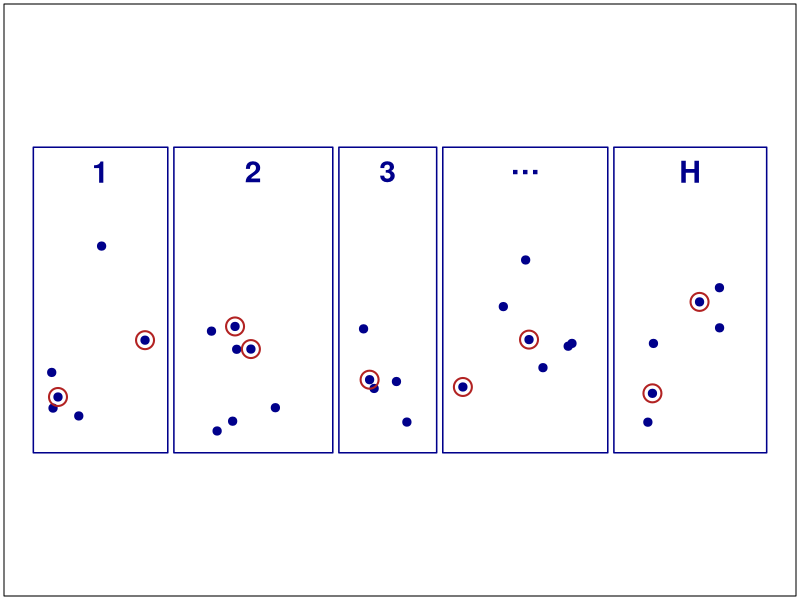
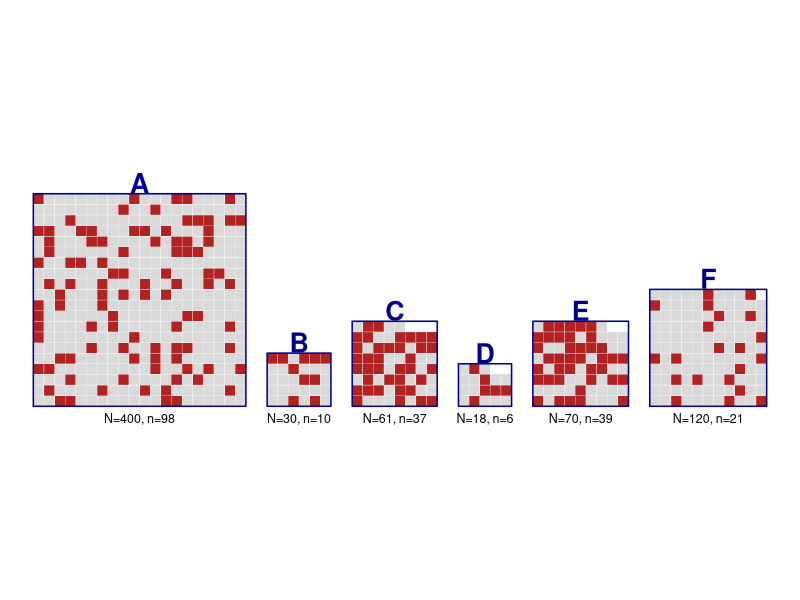
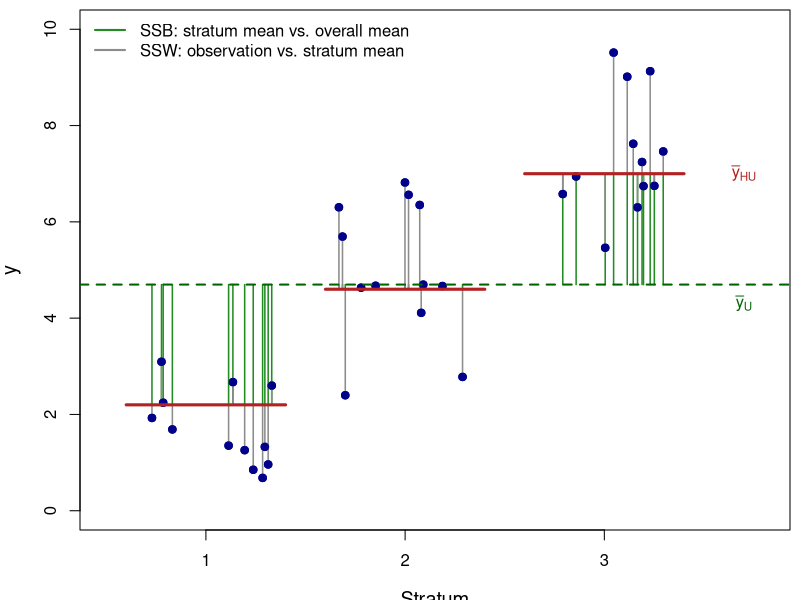
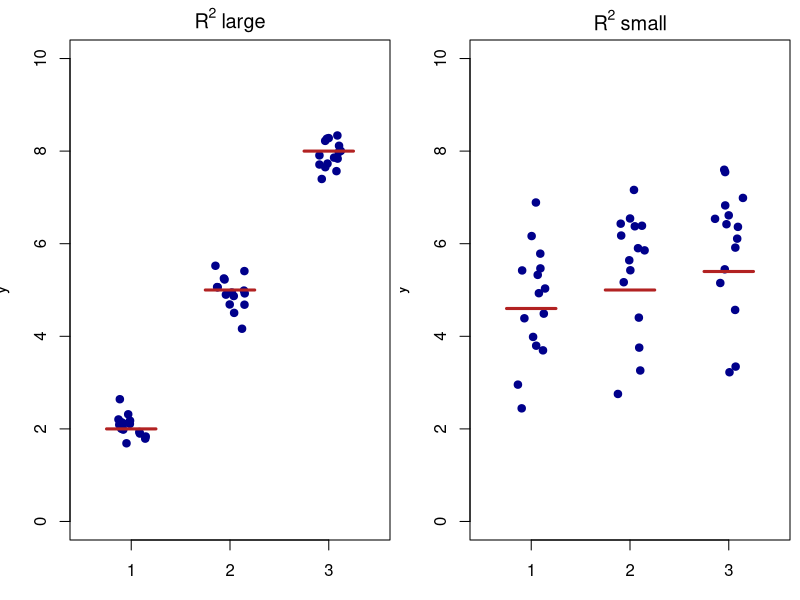
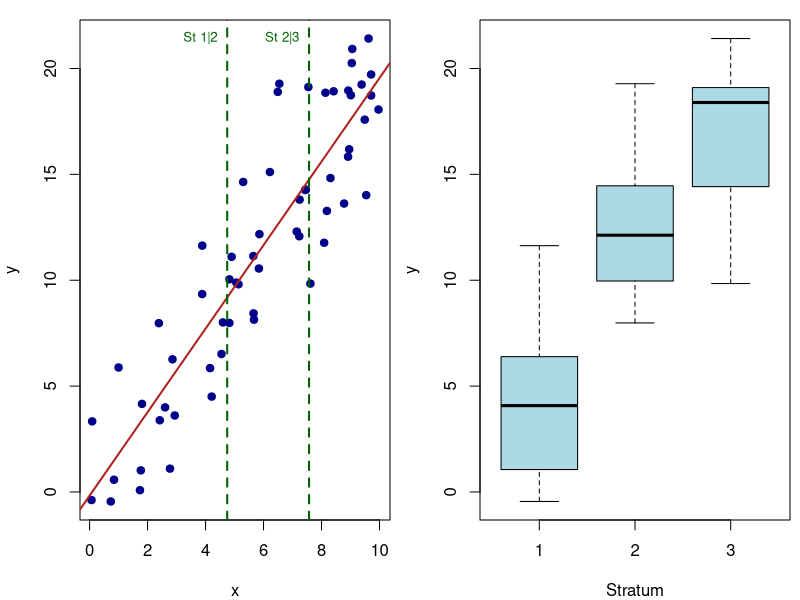

The R script that drew these images, in order:
## ---- chunk 1
#| include: false
knitr::opts_chunk$set(
  echo = FALSE,
  fig.align = "center"
)
## ---- chunk 2
#| label: fig-strata-pop
#| fig-width: 8
#| fig-height: 4
#| out-width: "80%"
set.seed(11)
strata <- list(
  list(xmin = 0,   xmax = 2.2, n = 6, k = 2, label = "1"),
  list(xmin = 2.3, xmax = 4.9, n = 7, k = 2, label = "2"),
  list(xmin = 5.0, xmax = 6.6, n = 5, k = 1, label = "3"),
  list(xmin = 6.7, xmax = 9.4, n = 7, k = 2, label = "…"),
  list(xmin = 9.5, xmax = 12,  n = 6, k = 2, label = "H")
)
par(mar = c(0.2, 0.2, 0.2, 0.2))
plot(NA, xlim = c(0, 12), ylim = c(0, 5), asp = 1,
     xaxt = "n", yaxt = "n", xlab = "", ylab = "", bty = "o")
for (s in strata) {
  rect(s$xmin, 0, s$xmax, 5, border = "blue4", lwd = 1.5)
  text((s$xmin + s$xmax) / 2, 4.6, s$label, col = "blue4", font = 2, cex = 1.8)
  px <- runif(s$n, s$xmin + 0.3, s$xmax - 0.3)
  py <- runif(s$n, 0.3, 3.8)
  points(px, py, pch = 19, col = "blue4", cex = 1.1)
  sel <- sample(s$n, s$k)
  points(px[sel], py[sel], pch = 21, col = "firebrick", lwd = 2, cex = 2.4)
}
## ---- chunk 3
#| label: fig-caribou-strata
#| fig-width: 10
#| fig-height: 4
#| out-width: "95%"
set.seed(348)
strata <- data.frame(
  label = c("A", "B", "C", "D", "E", "F"),
  N = c(400, 30, 61, 18, 70, 120),
  n = c(98, 10, 37, 6, 39, 21)
)
strata$ncol <- ceiling(sqrt(strata$N))
strata$nrow <- ceiling(strata$N / strata$ncol)

gap <- 2
x0 <- 0
par(mar = c(2, 0.2, 2, 0.2))
plot(NA, xlim = c(0, sum(strata$ncol) + gap * (nrow(strata) - 1)),
     ylim = c(-2, max(strata$nrow) + 2), asp = 1,
     xaxt = "n", yaxt = "n", xlab = "", ylab = "", bty = "n")

for (i in seq_len(nrow(strata))) {
  s <- strata[i, ]
  ncol_i <- s$ncol
  nrow_i <- s$nrow
  idx <- expand.grid(col = 1:ncol_i, row = 1:nrow_i)
  idx <- idx[order(idx$row, idx$col), ][1:s$N, ]
  sampled <- sample(s$N, s$n)
  cell_col <- ifelse(seq_len(s$N) %in% sampled, "firebrick", "grey85")
  rect(x0 + idx$col - 1, idx$row - 1, x0 + idx$col, idx$row,
       col = cell_col, border = "white", lwd = 0.3)
  rect(x0, 0, x0 + ncol_i, nrow_i, border = "blue4", lwd = 1.5)
  text(x0 + ncol_i / 2, nrow_i + 1, s$label, col = "blue4", font = 2, cex = 1.6)
  text(x0 + ncol_i / 2, -1.2, paste0("N=", s$N, ", n=", s$n), cex = 0.75)
  x0 <- x0 + ncol_i + gap
}
## ---- chunk 4
#| label: fig-ssb-ssw
#| fig-width: 7
#| fig-height: 4.2
#| out-width: "75%"
set.seed(21)
means <- c(2.2, 4.6, 7.0)
n_each <- 12
x <- rep(1:3, each = n_each) + runif(3 * n_each, -0.34, 0.34)
y <- rep(means, each = n_each) + rnorm(3 * n_each, 0, 1.2)
grand_mean <- mean(y)

par(mar = c(3.5, 4, 0.5, 0.5))
plot(x, y, pch = 19, col = "blue4", xlim = c(0.5, 3.8), ylim = c(0, 10),
     xaxt = "n", xlab = "Stratum", ylab = "y", cex.lab = 1.2)
axis(1, at = 1:3, labels = c("1", "2", "3"))
grp <- rep(1:3, each = n_each)
## SSB: stratum mean to overall mean (green); SSW: observation to stratum mean (grey)
segments(x, grand_mean, x, means[grp], col = "forestgreen", lwd = 1.5)
segments(x, means[grp], x, y, col = "grey55", lwd = 1.5)
points(x, y, pch = 19, col = "blue4")
for (h in 1:3) {
  segments(h - 0.4, means[h], h + 0.4, means[h], col = "firebrick", lwd = 3)
}
abline(h = grand_mean, col = "darkgreen", lwd = 2, lty = 2)
text(3.7, grand_mean - 0.4, expression(bar(y)[U]), col = "darkgreen")
text(3.7, means[3], expression(bar(y)[HU]), col = "firebrick")
legend("topleft", bty = "n", lwd = 2, col = c("forestgreen", "grey55"),
       legend = c("SSB: stratum mean vs. overall mean", "SSW: observation vs. stratum mean"))
## ---- chunk 5
#| label: fig-r2-compare
#| fig-width: 9
#| fig-height: 4
#| out-width: "90%"
set.seed(7)
n_each <- 15

par(mfrow = c(1, 2), mar = c(3, 3.5, 2, 0.5))

means_hi <- c(2, 5, 8)
x1 <- rep(1:3, each = n_each) + runif(3 * n_each, -0.15, 0.15)
y1 <- rep(means_hi, each = n_each) + rnorm(3 * n_each, 0, 0.35)
plot(x1, y1, pch = 19, col = "blue4", xaxt = "n", xlim = c(0.5, 3.5),
     ylim = c(0, 10), xlab = "", ylab = "y", main = expression(R^2~"large"))
axis(1, at = 1:3, labels = c("1", "2", "3"))
for (h in 1:3) segments(h - 0.25, means_hi[h], h + 0.25, means_hi[h], col = "firebrick", lwd = 3)

means_lo <- c(4.6, 5, 5.4)
x2 <- rep(1:3, each = n_each) + runif(3 * n_each, -0.15, 0.15)
y2 <- rep(means_lo, each = n_each) + rnorm(3 * n_each, 0, 1.4)
plot(x2, y2, pch = 19, col = "blue4", xaxt = "n", xlim = c(0.5, 3.5),
     ylim = c(0, 10), xlab = "", ylab = "y", main = expression(R^2~"small"))
axis(1, at = 1:3, labels = c("1", "2", "3"))
for (h in 1:3) segments(h - 0.25, means_lo[h], h + 0.25, means_lo[h], col = "firebrick", lwd = 3)
## ---- chunk 6
#| label: fig-auxiliary
#| fig-width: 9
#| fig-height: 4.2
#| out-width: "90%"
set.seed(4)
n <- 60
x <- runif(n, 0, 10)
y <- 2 * x + rnorm(n, 0, 3)
cuts <- quantile(x, probs = c(1/3, 2/3))
strat <- cut(x, breaks = c(-Inf, cuts, Inf), labels = c("1", "2", "3"))

par(mfrow = c(1, 2), mar = c(4, 4, 1, 0.5))
plot(x, y, pch = 19, col = "blue4", xlab = "x", ylab = "y")
abline(lm(y ~ x), col = "firebrick", lwd = 2)
abline(v = cuts, col = "darkgreen", lty = 2, lwd = 2)
text(cuts, rep(max(y), 2), c("St 1|2", "St 2|3"), col = "darkgreen", pos = 2, cex = 0.8)

boxplot(y ~ strat, col = "lightblue", xlab = "Stratum", ylab = "y")
